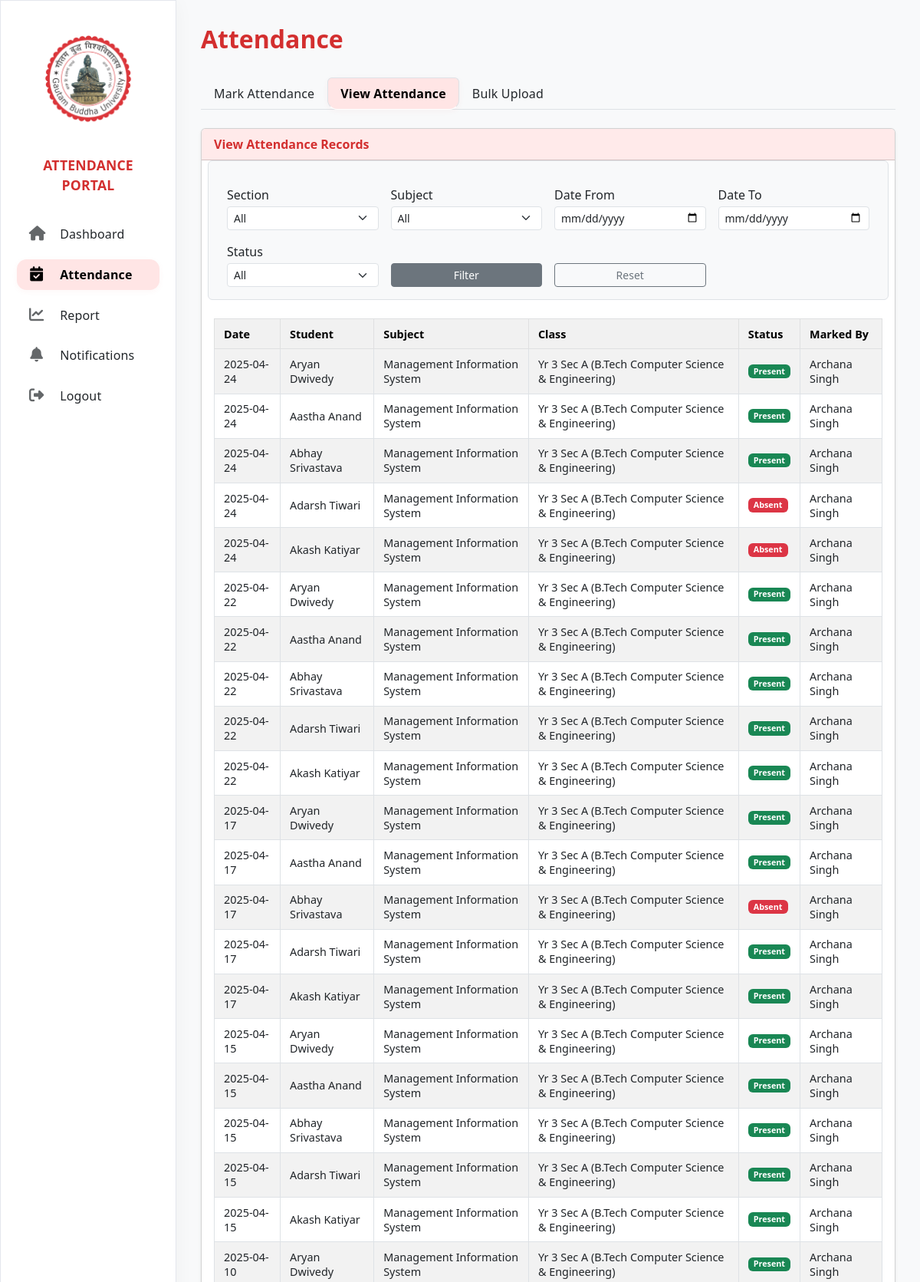
The page /modules/attendence/attendence.php?action=view (signed in, upper part) on the database its author committed.
### tables this page shows
CREATE TABLE `attendance` (
  `id` int(11) NOT NULL,
  `student_id` int(11) NOT NULL,
  `subject_id` int(11) NOT NULL COMMENT 'FK to subjects.id',
  `section_id` int(11) NOT NULL COMMENT 'FK to sections.id',
  `date` date NOT NULL,
  `status` enum('present','absent') NOT NULL,
  `marked_by` int(11) NOT NULL,
  `created_at` timestamp NOT NULL DEFAULT current_timestamp()
);

CREATE TABLE `users` (
  `id` int(11) NOT NULL,
  `username` varchar(50) NOT NULL,
  `email` varchar(100) NOT NULL,
  `password` varchar(255) NOT NULL,
  `role` enum('student','teacher','admin','parent','hod') NOT NULL COMMENT 'admin=Dean, hod=HOD',
  `parent_id` int(11) DEFAULT NULL,
  `department_id` int(11) DEFAULT NULL COMMENT 'FK to departments.id (HODs/Teachers)',
  `program_id` int(11) DEFAULT NULL COMMENT 'FK to programs.id (Students)',
  `section_id` int(11) DEFAULT NULL COMMENT 'FK to sections.id (Students)',
  `created_at` timestamp NOT NULL DEFAULT current_timestamp()
);

CREATE TABLE `subjects` (
  `id` int(11) NOT NULL,
  `code` varchar(20) DEFAULT NULL COMMENT 'Optional subject code',
  `name` varchar(150) NOT NULL COMMENT 'e.g., Software Engineering'
);

CREATE TABLE `sections` (
  `id` int(11) NOT NULL,
  `program_id` int(11) NOT NULL COMMENT 'FK to programs table',
  `year` int(11) NOT NULL COMMENT 'e.g., 1, 2, 3, 4, 5',
  `section_name` varchar(50) NOT NULL COMMENT 'e.g., A, B, CSE-1'
);

CREATE TABLE `programs` (
  `id` int(11) NOT NULL,
  `department_id` int(11) NOT NULL COMMENT 'FK to departments table',
  `name` varchar(255) NOT NULL COMMENT 'e.g., B.Tech Computer Science & Engineering',
  `duration_years` int(11) NOT NULL COMMENT 'e.g., 3, 4, 5'
);

### modules/attendence/_attendance_table.php (the view)
<?php
$is_admin = ($role === 'admin' && (!isset($_GET['tab']) || $_GET['tab'] == 'view'));
$is_detailed_view = $is_admin || $role === 'hod' || ($role === 'teacher' && ($action ?? 'view') === 'view');
?>
<div class="table-responsive">
    <table class="table table-bordered table-striped table-hover">
        <thead class="table-light">
            <tr>
                <th>Date</th>
                <?php if ($is_admin): ?>
                    <th>Student ID</th>
                    <th>Student Name</th>
                <?php elseif ($is_detailed_view): ?>
                    <th>Student</th>
                <?php endif; ?>
                <th>Subject</th>
                <?php if ($is_detailed_view): ?>
                    <th>Class</th>
                <?php endif; ?>
                <th>Status</th>
                <?php if ($is_detailed_view): ?>
                    <th>Marked By</th>
                <?php endif; ?>
            </tr>
        </thead>
        <tbody>
            <?php if (empty($records)): ?>
                <tr>
                    <td colspan="<?= $is_admin ? 7 : ($is_detailed_view ? 6 : 3) ?>" class="text-center text-muted">
                        No attendance records found matching your criteria.
                    </td>
                </tr>
            <?php else: ?>
                <?php foreach ($records as $rec): ?>
                    <tr>
                        <td><?= htmlspecialchars($rec['date']) ?></td>
                        <?php if ($is_admin): ?>
                            <td><?= htmlspecialchars($rec['student_id']) ?></td>
                            <td><?= htmlspecialchars($rec['student_name']) ?></td>
                        <?php elseif ($is_detailed_view): ?>
                            <td><?= htmlspecialchars($rec['student_name']) ?></td>
                        <?php endif; ?>
                        <td><?= htmlspecialchars($rec['subject_name']) ?></td>
                        <?php if ($is_detailed_view): ?>
                            <td>
                                Yr <?= htmlspecialchars($rec['section_year']) ?>
                                Sec <?= htmlspecialchars($rec['section_name']) ?>
                                (<?= htmlspecialchars($rec['program_name']) ?>)
                            </td>
                        <?php endif; ?>
                        <td>
                            <span class="badge <?= $rec['status'] == 'present' ? 'badge-present' : 'badge-absent' ?>">
                                <?= ucfirst(htmlspecialchars($rec['status'])) ?>
                            </span>
                        </td>
                        <?php if ($is_detailed_view): ?>
                            <td><?= htmlspecialchars($rec['marked_by_name'] ?? 'System/Unknown') ?></td>
                        <?php endif; ?>
                    </tr>
                <?php endforeach; ?>
            <?php endif; ?>
        </tbody>
    </table>
</div>

### modules/sidebar.php (style rules this page uses)
body { font-family: 'Helvetica', Arial, sans-serif; }

### modules/attendence/attendence.php (style rules this page uses)
body { background-color: #f8f9fa; }
.table th { background-color: #f1f1f1; }
.table td, .table th { vertical-align: middle; font-size: 0.9rem; padding: 0.6rem 0.75rem; }
.badge-present { background-color: #198754; color: white; }
.badge-absent { background-color: #dc3545; color: white; }

### rows shown on the page
attendance: date "2025-04-24", users.username "Aryan Dwivedy", subject.name "Management Information System", section.year "3", section.section_name "A", programs.name "B.Tech Computer Science & Engineering", status "Present", users.username "Archana Singh"
attendance: date "2025-04-24", users.username "Aastha Anand", subject.name "Management Information System", section.year "3", section.section_name "A", programs.name "B.Tech Computer Science & Engineering", status "Present", users.username "Archana Singh"
attendance: date "2025-04-24", users.username "Abhay Srivastava", subject.name "Management Information System", section.year "3", section.section_name "A", programs.name "B.Tech Computer Science & Engineering", status "Present", users.username "Archana Singh"
attendance: date "2025-04-24", users.username "Adarsh Tiwari", subject.name "Management Information System", section.year "3", section.section_name "A", programs.name "B.Tech Computer Science & Engineering", status "Absent", users.username "Archana Singh"
attendance: date "2025-04-24", users.username "Akash Katiyar", subject.name "Management Information System", section.year "3", section.section_name "A", programs.name "B.Tech Computer Science & Engineering", status "Absent", users.username "Archana Singh"
attendance: date "2025-04-22", users.username "Aryan Dwivedy", subject.name "Management Information System", section.year "3", section.section_name "A", programs.name "B.Tech Computer Science & Engineering", status "Present", users.username "Archana Singh"
attendance: date "2025-04-22", users.username "Aastha Anand", subject.name "Management Information System", section.year "3", section.section_name "A", programs.name "B.Tech Computer Science & Engineering", status "Present", users.username "Archana Singh"
attendance: date "2025-04-22", users.username "Abhay Srivastava", subject.name "Management Information System", section.year "3", section.section_name "A", programs.name "B.Tech Computer Science & Engineering", status "Present", users.username "Archana Singh"
attendance: date "2025-04-22", users.username "Adarsh Tiwari", subject.name "Management Information System", section.year "3", section.section_name "A", programs.name "B.Tech Computer Science & Engineering", status "Present", users.username "Archana Singh"
attendance: date "2025-04-22", users.username "Akash Katiyar", subject.name "Management Information System", section.year "3", section.section_name "A", programs.name "B.Tech Computer Science & Engineering", status "Present", users.username "Archana Singh"
attendance: date "2025-04-17", users.username "Aryan Dwivedy", subject.name "Management Information System", section.year "3", section.section_name "A", programs.name "B.Tech Computer Science & Engineering", status "Present", users.username "Archana Singh"
attendance: date "2025-04-17", users.username "Aastha Anand", subject.name "Management Information System", section.year "3", section.section_name "A", programs.name "B.Tech Computer Science & Engineering", status "Present", users.username "Archana Singh"
attendance: date "2025-04-17", users.username "Abhay Srivastava", subject.name "Management Information System", section.year "3", section.section_name "A", programs.name "B.Tech Computer Science & Engineering", status "Absent", users.username "Archana Singh"
attendance: date "2025-04-17", users.username "Adarsh Tiwari", subject.name "Management Information System", section.year "3", section.section_name "A", programs.name "B.Tech Computer Science & Engineering", status "Present", users.username "Archana Singh"
attendance: date "2025-04-17", users.username "Akash Katiyar", subject.name "Management Information System", section.year "3", section.section_name "A", programs.name "B.Tech Computer Science & Engineering", status "Present", users.username "Archana Singh"
attendance: date "2025-04-15", users.username "Aryan Dwivedy", subject.name "Management Information System", section.year "3", section.section_name "A", programs.name "B.Tech Computer Science & Engineering", status "Present", users.username "Archana Singh"
attendance: date "2025-04-15", users.username "Aastha Anand", subject.name "Management Information System", section.year "3", section.section_name "A", programs.name "B.Tech Computer Science & Engineering", status "Present", users.username "Archana Singh"
attendance: date "2025-04-15", users.username "Abhay Srivastava", subject.name "Management Information System", section.year "3", section.section_name "A", programs.name "B.Tech Computer Science & Engineering", status "Present", users.username "Archana Singh"
attendance: date "2025-04-15", users.username "Adarsh Tiwari", subject.name "Management Information System", section.year "3", section.section_name "A", programs.name "B.Tech Computer Science & Engineering", status "Present", users.username "Archana Singh"
attendance: date "2025-04-15", users.username "Akash Katiyar", subject.name "Management Information System", section.year "3", section.section_name "A", programs.name "B.Tech Computer Science & Engineering", status "Present", users.username "Archana Singh"
attendance: date "2025-04-10", users.username "Aryan Dwivedy", subject.name "Management Information System", section.year "3", section.section_name "A", programs.name "B.Tech Computer Science & Engineering", status "Present", users.username "Archana Singh"

### other values the page prints
$page_title "Attendance"
